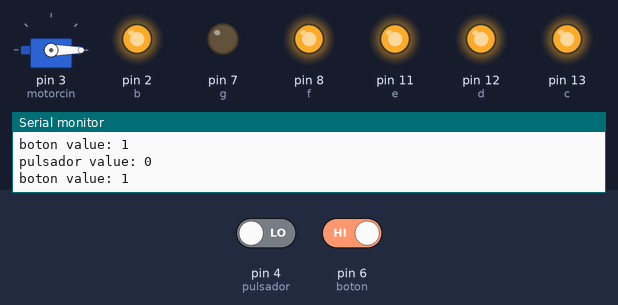
A sketch run on a simulated Arduino Uno, built with avr-gcc and run on an emulated ATmega328P. On the bench: servo, output pins drawn as LEDs (lit = HIGH), the last lines printed to the serial monitor. Inputs (shaded band) come from the test bench; at power-on: pin 4 (pulsador) LOW, pin 6 (boton) HIGH. Pins used as bus, display or sensor lines are not drawn.

Above: at 8.8 s.
8.9 s: pin 4 (pulsador) driven HIGH and pin 6 (boton) driven LOW
At 13.3 s:
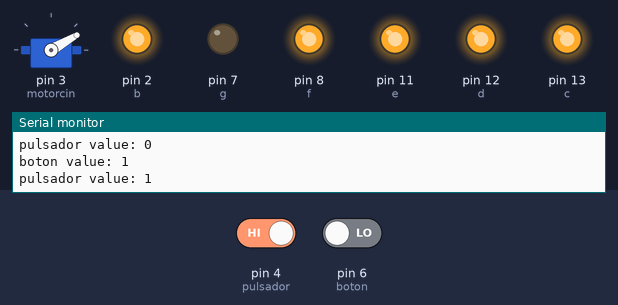
17.5 s: pin 4 (pulsador) driven LOW
At 21.8 s:
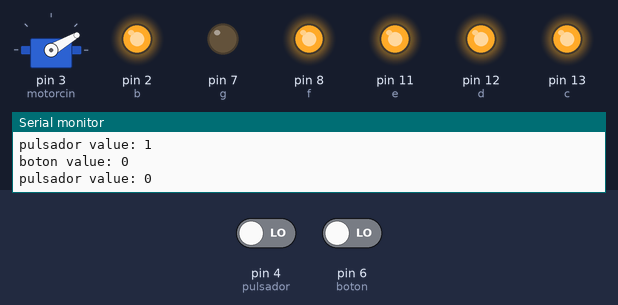
26.8 s: pin 4 (pulsador) driven HIGH
At 30.8 s:
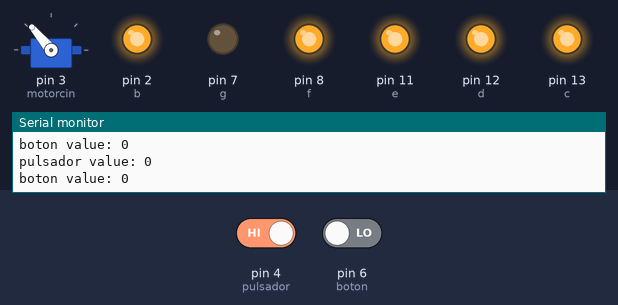
36.1 s: pin 6 (boton) driven HIGH
Timing chart, 0 to 43.5 s (numbered marks = the images above; inputs shaded):
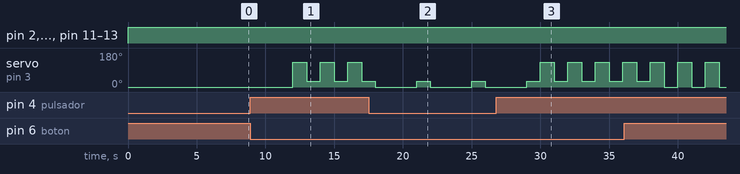

Measured:
- after the input at 8.9 s, servo on pin 3 (motorcin): alternates 130° for 1.0 s and 30° for 1.0 s, starting after 3.1 s
- after the input at 17.5 s, servo on pin 3 (motorcin): alternates 30° for 1.0 s and 0° for 3.0 s, starting after 0.50 s
- after the input at 26.8 s, servo on pin 3 (motorcin): alternates 130° for 1.0 s and 30° for 1.0 s, starting after 3.2 s

The sketch:

hw3.ino
```cpp
#include<Servo.h>
#define pulsador 4
#define boton 6
Servo motorcin;
#include <Servo.h>
#include <Arduino.h>

int a = 1;
int b = 2;
int c = 13;
int d = 12;
int e = 11;
int f = 8;
int g = 7;

void setup()
{
  Serial.begin(9600);
  motorcin.attach(3);
  pinMode(pulsador,INPUT); // pulsador 4
  pinMode(boton,INPUT); // pulsador 6

  pinMode(a,OUTPUT);
  pinMode(b,OUTPUT);
  pinMode(c,OUTPUT);
  pinMode(d,OUTPUT);
  pinMode(e,OUTPUT);
  pinMode(f,OUTPUT);
  pinMode(g,OUTPUT);

}

void loop()
{
  int pulsador1=digitalRead(pulsador);
  int boton1=digitalRead(boton);

if  (pulsador1==1)
  {
    motorcin.write(130);
    delay(1000);
  }
  else
    {
      motorcin.write(0);
       digitalWrite(a,HIGH);
      digitalWrite(b,HIGH);
      digitalWrite(c,HIGH);
      digitalWrite(d,HIGH);
      digitalWrite(e,HIGH);
      digitalWrite(f,HIGH);
      digitalWrite(g,LOW);
      delay(2000);
      delay(1000);
    }
Serial.print("pulsador value: ");
Serial.println(pulsador1);

if (boton1==0)
  {
    motorcin.write(30);
    delay(1000);
  }
   else
  {
    motorcin.write (0);
    delay(1000);
  }
Serial.print("boton value: ");
Serial.println(boton1);

} 
```
